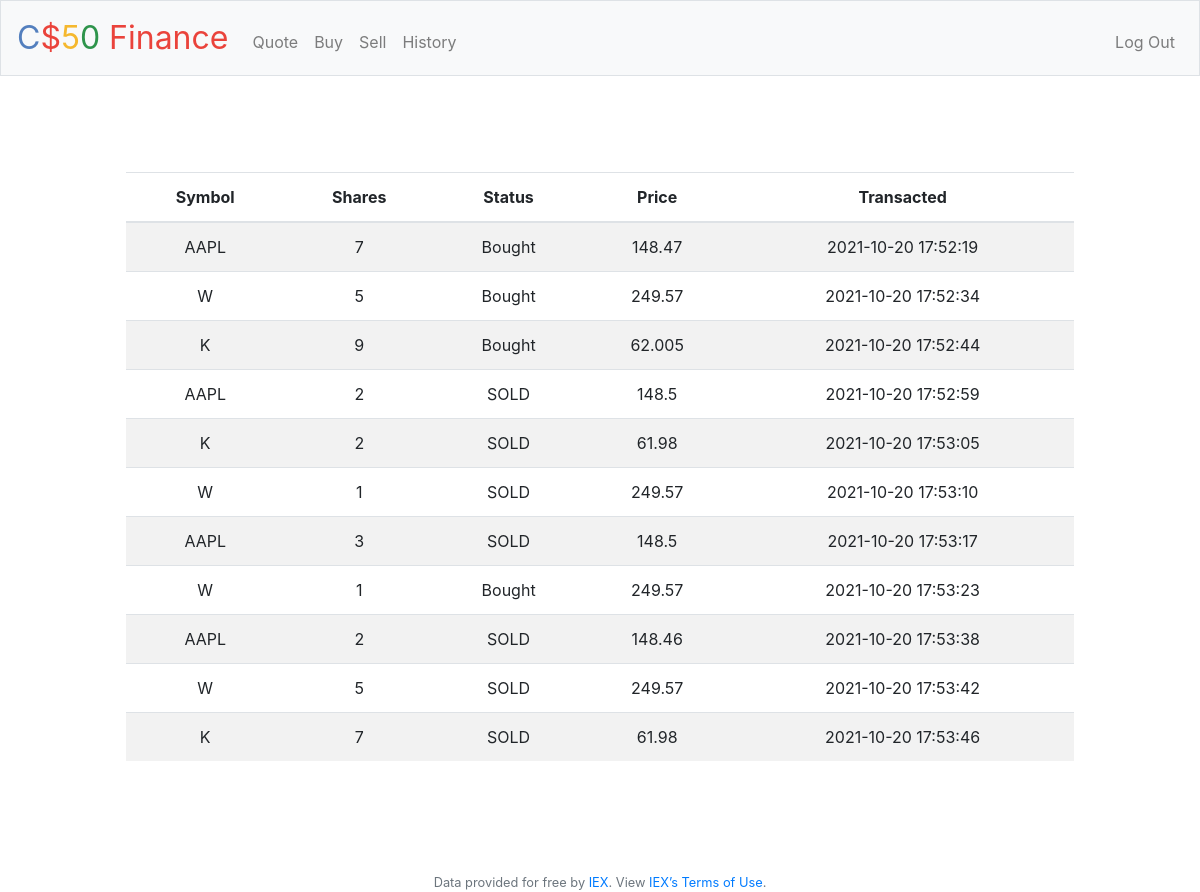
Screenshot of /history (signed in) with the database file from the repository.
### tables this page shows
CREATE TABLE account (user_id INTEGER, stock_name TEXT, stock_price INTEGER , stock_shares INTEGER, stock_symbol TEXT, Timestamp DATETIME DEFAULT CURRENT_TIMESTAMP, status TEXT, FOREIGN KEY(user_id) REFERENCES users(id));

### application.py (the view)
@app.route("/history")
@login_required
def history():
    shares = db.execute(
        "SELECT stock_shares, status, stock_symbol, stock_price, Timestamp FROM account WHERE user_id = ?", session["user_id"])
    return render_template("history.html", shares=shares)
    return apology("TODO/ route(history)")

### application.py (called while the page is built)
@app.after_request
def after_request(response):
    response.headers["Cache-Control"] = "no-cache, no-store, must-revalidate"
    response.headers["Expires"] = 0
    response.headers["Pragma"] = "no-cache"
    return response

### helpers.py (called while the page is built)
def login_required(f):
    @wraps(f)
    def decorated_function(*args, **kwargs):
        if session.get("user_id") is None:
            return redirect("/login")
        return f(*args, **kwargs)
    return decorated_function

### templates/history.html (shortened to what this page needs)
{% extends "layout.html" %}
{% block main %}
<main class="container p-5">
    <table class="table table-striped">
        <thead>
            <tr>
                <th>Symbol</th>
                <th>Shares</th>
                <th>Status</th>
                <th>Price</th>
                <th>Transacted</th>
            </tr>
        </thead>
        <tbody>
            {% for share in shares %}
                <tr>
                    <td> {{ share.stock_symbol }} </td>
                    <td> {{ share.stock_shares }} </td>
                    <td> {{ share.status }} </td>
                    <td> {{ share.stock_price }} </td>
                    <td> {{ share.Timestamp }} </td>
                </tr>
            {% endfor %}
        </tbody>
    </table>
</main>
{% endblock %}

### templates/layout.html (shortened to what this page needs)
<!DOCTYPE html>
<html lang="en">
    <head>
        <link rel="stylesheet" href="https://cdn.jsdelivr.net/npm/bootstrap@4.5.3/dist/css/bootstrap.min.css">
        <link href="/static/styles.css" rel="stylesheet">
    </head>
    <body>
        <nav class="navbar navbar-expand-md navbar-light bg-light border">
            <a class="navbar-brand" href="/"><span class="blue">C</span><span class="red">$</span><span class="yellow">5</span><span class="green">0</span> <span class="red">Finance</span></a>
            <div class="collapse navbar-collapse" id="navbar">
                {% if session.user_id %}
                    <ul class="navbar-nav mr-auto mt-2">
                        <li class="nav-item"><a class="nav-link" href="/quote">Quote</a></li>
                        <li class="nav-item"><a class="nav-link" href="/buy">Buy</a></li>
                        <li class="nav-item"><a class="nav-link" href="/sell">Sell</a></li>
                        <li class="nav-item"><a class="nav-link" href="/history">History</a></li>
                    </ul>
                    <ul class="navbar-nav ml-auto mt-2">
                        <li class="nav-item"><a class="nav-link" href="/logout">Log Out</a></li>
                    </ul>
                {% else %}
                    <ul class="navbar-nav ml-auto mt-2">
                        <li class="nav-item"><a class="nav-link" href="/register">Register</a></li>
                        <li class="nav-item"><a class="nav-link" href="/login">Log In</a></li>
                    </ul>
                {% endif %}
            </div>
        </nav>
        <main class="container p-5">
            {% block main %}{% endblock %}
        </main>
        <footer class="small text-center text-muted">
            Data provided for free by <a href="https://iextrading.com/developer">IEX</a>. View <a href="https://iextrading.com/api-exhibit-a/">IEX’s Terms of Use</a>.
        </footer>
    </body>
</html>

### static/styles.css (style rules this page uses)
nav .navbar-brand { font-size: xx-large; }
nav .navbar-brand .blue { color: #537fbe; }
nav .navbar-brand .red { color: #ea433b; }
nav .navbar-brand .yellow { color: #f5b82e; }
nav .navbar-brand .green { color: #2e944b; }
main { overflow-x: auto; text-align: center; }

### rows the page displays
account: stock_symbol "AAPL", stock_shares "7", status "Bought", stock_price "148.47", Timestamp "2021-10-20 17:52:19"
account: stock_symbol "W", stock_shares "5", status "Bought", stock_price "249.57", Timestamp "2021-10-20 17:52:34"
account: stock_symbol "K", stock_shares "9", status "Bought", stock_price "62.005", Timestamp "2021-10-20 17:52:44"
account: stock_symbol "AAPL", stock_shares "2", status "SOLD", stock_price "148.5", Timestamp "2021-10-20 17:52:59"
account: stock_symbol "K", stock_shares "2", status "SOLD", stock_price "61.98", Timestamp "2021-10-20 17:53:05"
account: stock_symbol "W", stock_shares "1", status "SOLD", stock_price "249.57", Timestamp "2021-10-20 17:53:10"
account: stock_symbol "AAPL", stock_shares "3", status "SOLD", stock_price "148.5", Timestamp "2021-10-20 17:53:17"
account: stock_symbol "W", stock_shares "1", status "Bought", stock_price "249.57", Timestamp "2021-10-20 17:53:23"
account: stock_symbol "AAPL", stock_shares "2", status "SOLD", stock_price "148.46", Timestamp "2021-10-20 17:53:38"
account: stock_symbol "W", stock_shares "5", status "SOLD", stock_price "249.57", Timestamp "2021-10-20 17:53:42"
account: stock_symbol "K", stock_shares "7", status "SOLD", stock_price "61.98", Timestamp "2021-10-20 17:53:46"
